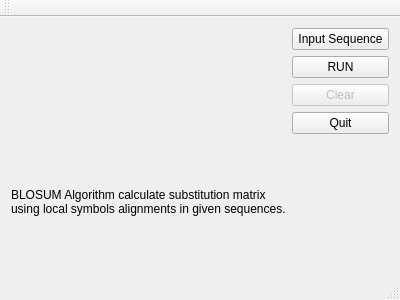
<?xml version="1.0" encoding="UTF-8"?>
<ui version="4.0">
 <class>MainWindow</class>
 <widget class="QMainWindow" name="MainWindow">
  <property name="geometry">
   <rect>
    <x>0</x>
    <y>0</y>
    <width>400</width>
    <height>300</height>
   </rect>
  </property>
  <property name="sizePolicy">
   <sizepolicy hsizetype="Preferred" vsizetype="Preferred">
    <horstretch>0</horstretch>
    <verstretch>0</verstretch>
   </sizepolicy>
  </property>
  <property name="windowTitle">
   <string>Blosum algorithm</string>
  </property>
  <property name="windowIcon">
   <iconset resource="AppResources.qrc">
    <normaloff>:/images/dna_helix.jpg</normaloff>:/images/dna_helix.jpg</iconset>
  </property>
  <property name="locale">
   <locale language="English" country="UnitedStates"/>
  </property>
  <widget class="QWidget" name="centralWidget">
   <property name="sizePolicy">
    <sizepolicy hsizetype="Fixed" vsizetype="Fixed">
     <horstretch>0</horstretch>
     <verstretch>0</verstretch>
    </sizepolicy>
   </property>
   <layout class="QGridLayout" name="gridLayout">
    <item row="0" column="0">
     <layout class="QHBoxLayout" name="horizontalLayout">
      <item>
       <layout class="QVBoxLayout" name="verticalLayout">
        <item>
         <widget class="QLabel" name="m_welcomeGraphics">
          <property name="sizePolicy">
           <sizepolicy hsizetype="Ignored" vsizetype="Ignored">
            <horstretch>0</horstretch>
            <verstretch>0</verstretch>
           </sizepolicy>
          </property>
          <property name="text">
           <string/>
          </property>
          <property name="pixmap">
           <pixmap resource="AppResources.qrc">:/images/dnaWiki.png</pixmap>
          </property>
          <property name="scaledContents">
           <bool>true</bool>
          </property>
         </widget>
        </item>
        <item>
         <widget class="QLabel" name="m_welcomeText">
          <property name="text">
           <string>BLOSUM Algorithm calculate substitution matrix using local symbols alignments in given sequences.
</string>
          </property>
          <property name="wordWrap">
           <bool>true</bool>
          </property>
         </widget>
        </item>
       </layout>
      </item>
      <item>
       <layout class="QVBoxLayout" name="verticalLayout_2">
        <item>
         <widget class="QPushButton" name="m_pushButt_SeqInput">
          <property name="text">
           <string>Input Sequence</string>
          </property>
         </widget>
        </item>
        <item>
         <widget class="QPushButton" name="m_pushButt_Run">
          <property name="enabled">
           <bool>true</bool>
          </property>
          <property name="text">
           <string>RUN</string>
          </property>
         </widget>
        </item>
        <item>
         <widget class="QPushButton" name="m_pushButt_Clear">
          <property name="enabled">
           <bool>false</bool>
          </property>
          <property name="text">
           <string>Clear</string>
          </property>
         </widget>
        </item>
        <item>
         <widget class="QPushButton" name="m_pushButt_Quit">
          <property name="text">
           <string>Quit</string>
          </property>
         </widget>
        </item>
        <item>
         <spacer name="verticalSpacer">
          <property name="orientation">
           <enum>Qt::Vertical</enum>
          </property>
          <property name="sizeHint" stdset="0">
           <size>
            <width>20</width>
            <height>40</height>
           </size>
          </property>
         </spacer>
        </item>
       </layout>
      </item>
     </layout>
    </item>
   </layout>
  </widget>
  <widget class="QMenuBar" name="menuBar">
   <property name="geometry">
    <rect>
     <x>0</x>
     <y>0</y>
     <width>400</width>
     <height>21</height>
    </rect>
   </property>
  </widget>
  <widget class="QToolBar" name="mainToolBar">
   <attribute name="toolBarArea">
    <enum>TopToolBarArea</enum>
   </attribute>
   <attribute name="toolBarBreak">
    <bool>false</bool>
   </attribute>
  </widget>
  <widget class="QStatusBar" name="statusBar"/>
 </widget>
 <layoutdefault spacing="6" margin="11"/>
 <resources>
  <include location="AppResources.qrc"/>
 </resources>
 <connections/>
</ui>
